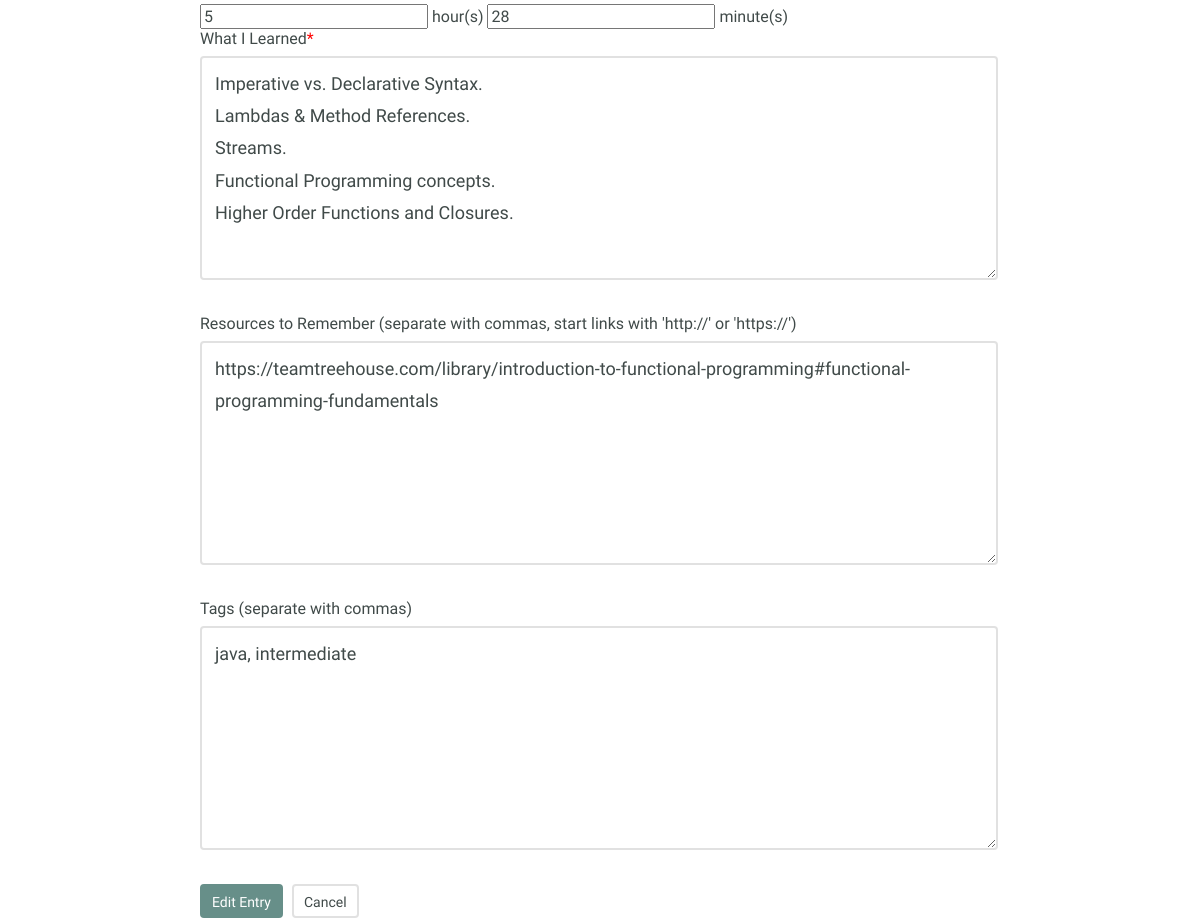
The app's page /edit_l.php?id=38 (middle part), older data.
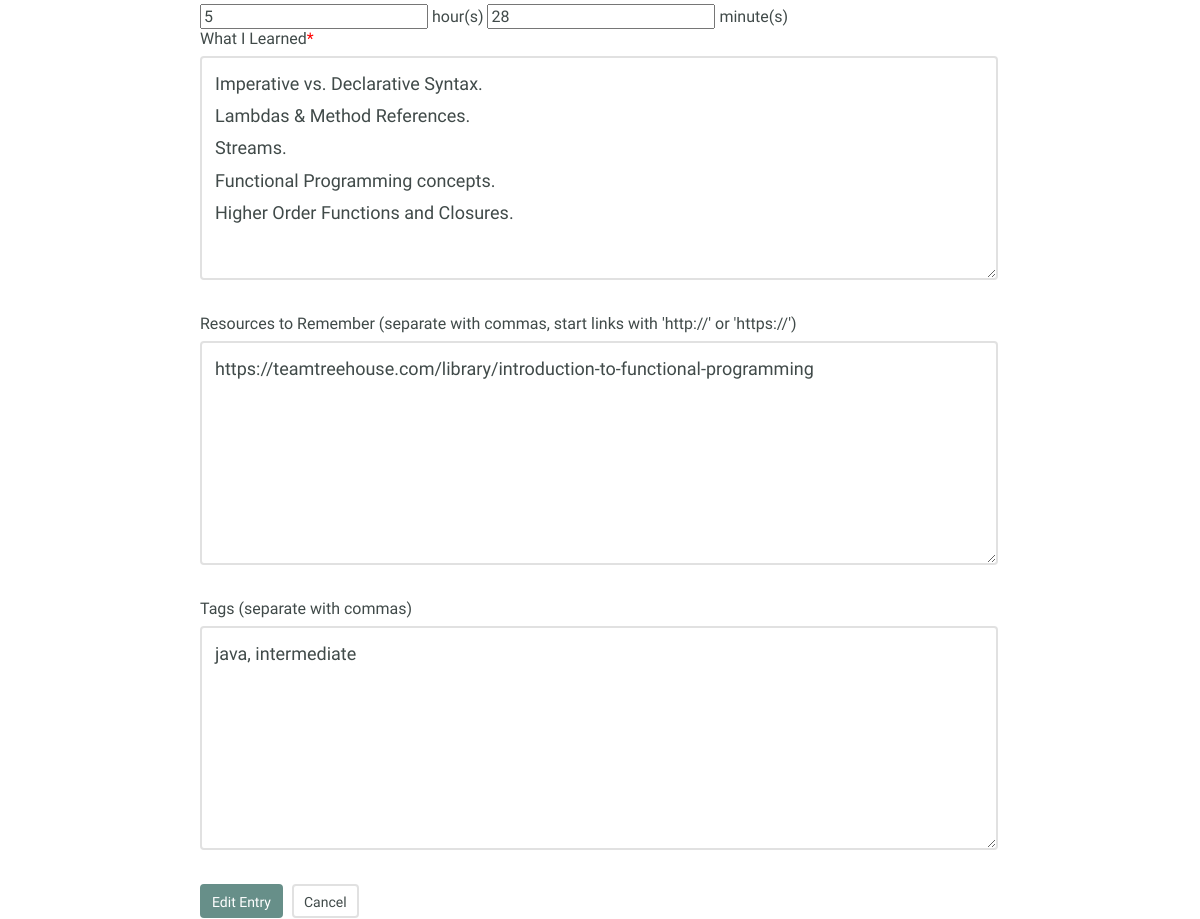
The same page, newer data.
### tables this page shows
CREATE TABLE "entries" (
	"id"	INTEGER NOT NULL PRIMARY KEY AUTOINCREMENT,
	"title"	TEXT NOT NULL,
	"date"	TEXT NOT NULL,
	"time"	TEXT NOT NULL,
	"time_spent_h"	INTEGER NOT NULL,
	"time_spent_m"	INTEGER NOT NULL,
	"learned"	BLOB NOT NULL,
	"resources"	BLOB
);

### inc/functions.php (called while the page is built, shortened)
<?php
function get_tags($entry_id) {
    include 'connection.php';
    $sql = 'SELECT tag FROM tags ';
    $sql .= 'JOIN entry_tag ON tags.id = entry_tag.tag_id ';
    $sql .= 'JOIN entries ON entry_tag.entry_id = entries.id ';
    $sql .= 'WHERE entries.id = :entry_id';
    try {
        $results = $db->prepare($sql);
        $results->bindValue('entry_id', $entry_id, PDO::PARAM_INT);
        $results->execute();
    } catch (Exception $e) {
        echo "Error: " . $e->getMessage() . "<br>";
        return array();
    }
    return $results->fetchAll(PDO::FETCH_COLUMN, 0);
}
function get_entry($entry_id) {
    include 'connection.php';
    $sql = "SELECT * FROM entries WHERE id = :id";
    try {
        $results = $db->prepare($sql);
        $results->bindValue('id', $entry_id, PDO::PARAM_INT);
        $results->execute();
    } catch (Exception $e) {
        echo "Error: " . $e->getMessage() . "<br>";
        return false;
    }
    return $results->fetch();
}

### edit_l.php (the view, shortened to what this page needs)
<?php
require 'inc/functions.php';
$id = filter_input(INPUT_GET, 'id', FILTER_SANITIZE_NUMBER_INT);
$item = get_entry($id);
include 'inc/header_l.php';
?>
    <section>
      <div class="container">
        <div class="edit-entry">
          <form method="post">
            <input id="title" type="text" name="title" value="<?php echo $item['title']; ?>" required><br>
            <input id="date" type="date" name="date" value="<?php echo $item['date']; ?>" required><br>
            <input id="time-spent" type="number" name="timeSpentH" value="<?php echo $item['time_spent_h']; ?>" required> hour(s)
            <input id="time-spent" type="number" name="timeSpentM" value="<?php echo $item['time_spent_m']; ?>" required> minute(s)
            <label for="what-i-learned">What I Learned<span style="color:red">*</span></label>
            <textarea id="what-i-learned" rows="5" name="whatILearned" required><?php echo $item['learned']; ?></textarea>
            <label for="resources-to-remember">Resources to Remember (separate with commas, start links with 'http://' or 'https://')</label>
            <textarea id="resources-to-remember" rows="5" name="ResourcesToRemember"><?php echo $item['resources']; ?></textarea>
            <label for="tags">Tags (separate with commas)</label>
            <textarea id='tags' rows='2' name='tags'><?php echo implode(', ', get_tags($id)); ?></textarea>
            <input type="submit" value="Edit Entry" class="button">
            <a href="index_l.php" class="button button-secondary">Cancel</a>
          </form>
        </div>
      </div>
    </section>
<?php include 'inc/footer.php'; ?>

Row changes from the older to the newer data that the page shows:
changed entries: ResourcesToRemember "https://teamtreehouse.com/library/introduction-to-functional-programming#functional-programming-fundamentals" → "https://teamtreehouse.com/library/introduction-to-functional-programming"
